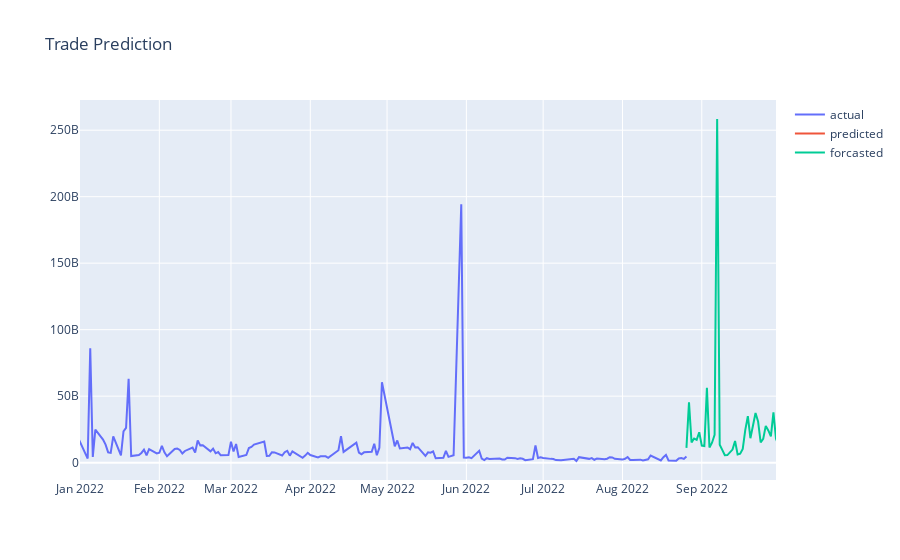

Notebook code cell kept with this figure:
### Code cell
df_pred = pd.merge(df_price,df_result,on='tradedate',how='left')
#plot actual and predicted
plot_data = [
    go.Scatter(
        x=df_pred['tradedate'],
        y=df_pred['amount'],
        name='actual' 
      
    ),
        go.Scatter(
        x=df_pred['tradedate'],
        y=df_pred['pred_value'],
        name='predicted'
    ),
        go.Scatter(
        x=dt_result,
        y=df2_result['fpred_value'],
        name='forcasted'
    )
    
]
plot_layout = go.Layout(
        title='Trade Prediction')

fig = go.Figure(data=plot_data, layout=plot_layout,)
#fig.update_layout(xaxis_range=['2017-12-01', '2018-09-30'])#'2019-05-31'
fig.update_layout(xaxis_range=['2022-01-01', '2022-09-30'])#'2019-05-31'
plotly.offline.iplot(fig)

### Figure 1 — Plotly figure (JSON) as saved in the notebook; plotly's stock layout.template omitted (floating-point values rounded to 4 significant figures; data arrays with more than 128 entries replaced by an {"elided": "..."} marker saying what was removed)
{"data": [{"name": "actual", "type": "scatter", "x": {"elided": "1204 str values"}, "y": {"elided": "1204 float values"}}, {"name": "predicted", "type": "scatter", "x": {"elided": "1204 str values"}, "y": {"elided": "1204 int values"}}, {"name": "forcasted", "type": "scatter", "x": ["2022-08-26T00:00:00", "2022-08-27T00:00:00", "2022-08-28T00:00:00", "2022-08-29T00:00:00", "2022-08-30T00:00:00", "2022-08-31T00:00:00", "2022-09-01T00:00:00", "2022-09-02T00:00:00", "2022-09-03T00:00:00", "2022-09-04T00:00:00", "2022-09-05T00:00:00", "2022-09-06T00:00:00", "2022-09-07T00:00:00", "2022-09-08T00:00:00", "2022-09-09T00:00:00", "2022-09-10T00:00:00", "2022-09-11T00:00:00", "2022-09-12T00:00:00", "2022-09-13T00:00:00", "2022-09-14T00:00:00", "2022-09-15T00:00:00", "2022-09-16T00:00:00", "2022-09-17T00:00:00", "2022-09-18T00:00:00", "2022-09-19T00:00:00", "2022-09-20T00:00:00", "2022-09-21T00:00:00", "2022-09-22T00:00:00", "2022-09-23T00:00:00", "2022-09-24T00:00:00", "2022-09-25T00:00:00", "2022-09-26T00:00:00", "2022-09-27T00:00:00", "2022-09-28T00:00:00", "2022-09-29T00:00:00", "2022-09-30T00:00:00", "2022-10-01T00:00:00", "2022-10-02T00:00:00", "2022-10-03T00:00:00", "2022-10-04T00:00:00", "2022-10-05T00:00:00", "2022-10-06T00:00:00", "2022-10-07T00:00:00", "2022-10-08T00:00:00", "2022-10-09T00:00:00", "2022-10-10T00:00:00", "2022-10-11T00:00:00", "2022-10-12T00:00:00", "2022-10-13T00:00:00", "2022-10-14T00:00:00", "2022-10-15T00:00:00", "2022-10-16T00:00:00", "2022-10-17T00:00:00", "2022-10-18T00:00:00", "2022-10-19T00:00:00", "2022-10-20T00:00:00", "2022-10-21T00:00:00", "2022-10-22T00:00:00", "2022-10-23T00:00:00", "2022-10-24T00:00:00"], "y": {"elided": "180 int values"}}], "layout": {"title": {"text": "Trade Prediction"}, "xaxis": {"range": ["2022-01-01", "2022-09-30"]}}}
